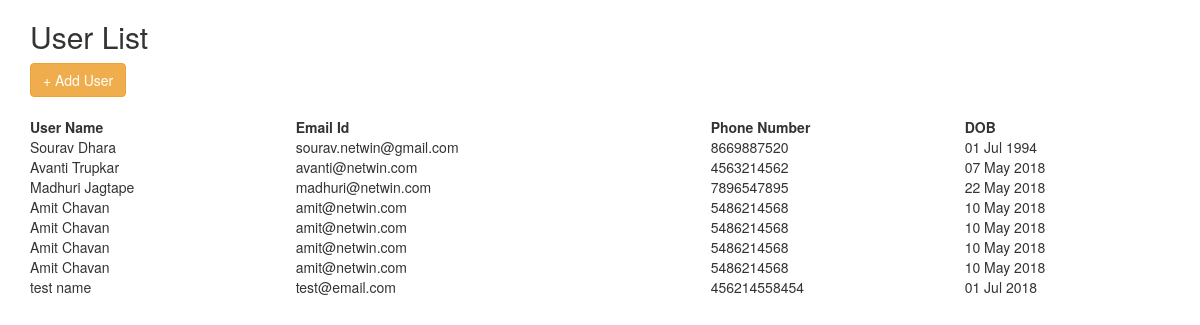
The page / on the database its author committed.
### tables this page shows
CREATE TABLE IF NOT EXISTS `tbl_user` (
  `id` int(11) NOT NULL AUTO_INCREMENT COMMENT 'primary key',
  `name` varchar(255) DEFAULT NULL,
  `email` varchar(255) DEFAULT NULL,
  `phone` varchar(200) DEFAULT NULL,
  `dob` date DEFAULT NULL,
  PRIMARY KEY (`id`)
);

### User.php (called while the page is built, shortened)
<?php
	class User extends Commonfunction_model
	{
		public function listing()
		{
			$data = $this->getData('name , email , phone , dob' , NULL , 'tbl_user' , 2);
			$pageTitle = 'User List';
			include('template.php');
		}
	}

### index.php (called while the page is built, shortened)
<?php
	$user = new User();
	$user->listing();

### Commonfunction_model.php (called while the page is built, shortened)
<?php
	class Commonfunction_model extends Db_connect
	{
		private $db;
		public function __construct()
		{
			$this->db = $this->connect_mysqli();
		}
		protected function getData($selectStr = '*' , $whereCondition = NULL , $tableName = NULL , $returnType = 1)
		{
			$returnArr = array();
			$sqlStr = 'select '.$selectStr.' FROM '.$tableName;
			$query = $this->db->query($sqlStr);
			while($row = $query->fetch_assoc())
				$returnArr[] = $row;
			return ($returnType == 1) ? $returnArr[0] : $returnArr;
		}
	}

### Db_connect.php (called while the page is built, shortened)
<?php
	class Db_connect
	{
		private $serverName = 'localhost';
		private $userName = 'root';
		private $password = '';
		private $databaseName = 'test';
		public function connect_mysqli()
		{
			try
			{
				$dbConn = new mysqli($this->serverName , $this->userName , $this->password , $this->databaseName);
			}
			catch(Exception $e)
			{
				die('Connection Error : '.$e->getMessage());
			}
			finally
			{
				return $dbConn;
			}
		}
	}

### list.php (the view, shortened to what this page needs)
<link rel="stylesheet" type="text/css" href="https://cdn.datatables.net/v/dt/dt-1.10.16/datatables.min.css"/>
<a href = "add.php">
	<button class="btn btn-warning">+ Add User</button>
</a>
<div class="clearfix"></div><br>
<table id="dataTable" class="display" style="width:100%">
	<thead>
		<tr>
			<th>User Name</th>
			<th>Email Id</th>
			<th>Phone Number</th>
			<th>DOB</th>
		</tr>
	</thead>
	<tbody>
<?php
		if(!empty($data))
		{
			foreach($data as $value)
			{
?>
				<tr>
					<td><?php echo $value['name']; ?></td>
					<td><?php echo $value['email']; ?></td>
					<td><?php echo $value['phone']; ?></td>
					<td><?php echo date('d M Y' , strtotime($value['dob'])); ?></td>
				</tr>
<?php
			}
		}
?>
	</tbody>
</table>

### template.php (shortened to what this page needs)
<!DOCTYPE html>
<html lang="en">
	<head>
		<link rel="stylesheet" href="https://maxcdn.bootstrapcdn.com/bootstrap/3.3.7/css/bootstrap.min.css">
	</head>
	<body>
		<div class="container">
			<h2><?php echo $pageTitle; ?></h2>
			<?php include($viewPage); ?>
		</div>
	</body>
</html>

### rows shown on the page
tbl_user: name "Sourav Dhara", email "sourav.netwin@gmail.com", phone "8669887520", dob "01 Jul 1994"
tbl_user: name "Avanti Trupkar", email "avanti@netwin.com", phone "4563214562", dob "07 May 2018"
tbl_user: name "Madhuri Jagtape", email "madhuri@netwin.com", phone "7896547895", dob "22 May 2018"
tbl_user: name "Amit Chavan", email "amit@netwin.com", phone "5486214568", dob "10 May 2018"
tbl_user: name "Amit Chavan", email "amit@netwin.com", phone "5486214568", dob "10 May 2018"
tbl_user: name "Amit Chavan", email "amit@netwin.com", phone "5486214568", dob "10 May 2018"
tbl_user: name "Amit Chavan", email "amit@netwin.com", phone "5486214568", dob "10 May 2018"
tbl_user: name "test name", email "test@email.com", phone "456214558454", dob "01 Jul 2018"

### other values the page prints
$pageTitle "User List"
